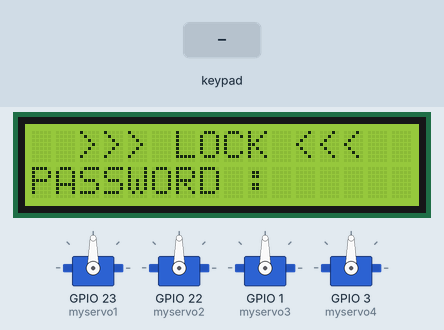
Recording of a sketch running on a simulated ESP32. Parts: 16×2 character LCD, 4 × servo. Inputs (shaded band) come from the test bench. What the sketch prints to the serial monitor is not drawn.

Above: at 1.2 s.
1.3 s: keypad keys 1 2 3 A pressed 0.4 s apart
At 2.9 s:
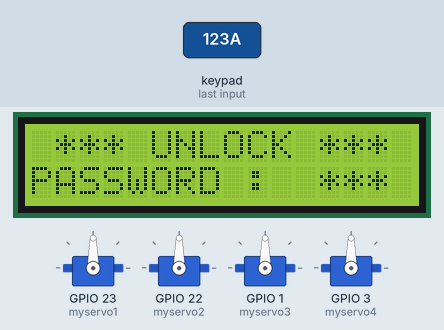
4.5 s: key 'A' pressed
At 5.3 s:
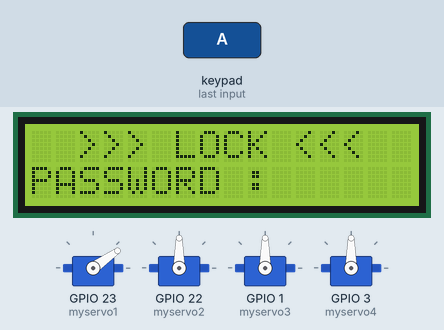
6.0 s: key 'B' pressed
At 6.4 s:
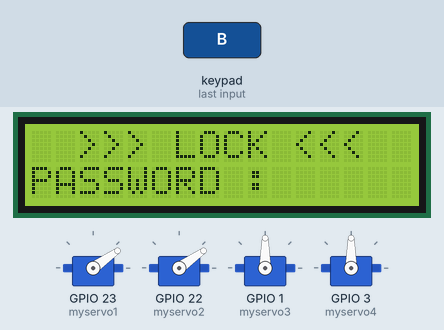
7.5 s: keypad keys 1 2 3 A # pressed 0.4 s apart
At 7.73 s:
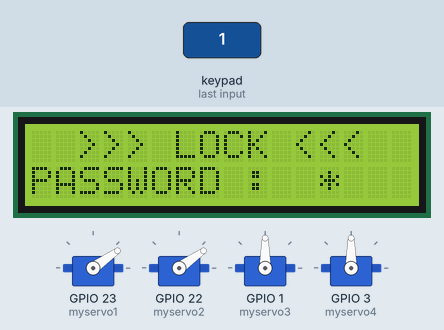
11.0 s: key 'C' pressed
At 12.0 s:
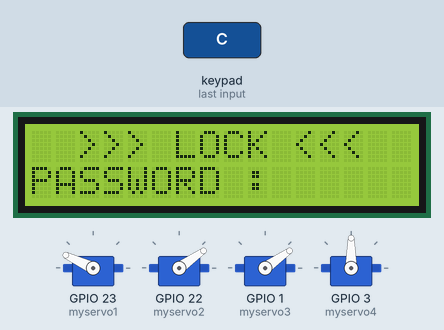
12.5 s: keypad keys 1 2 3 A D pressed 0.4 s apart
At 13.14 s:
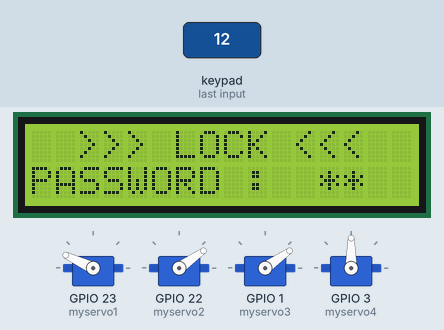
Timing chart, 0 to 15.8 s (numbered marks = the images above; inputs shaded):
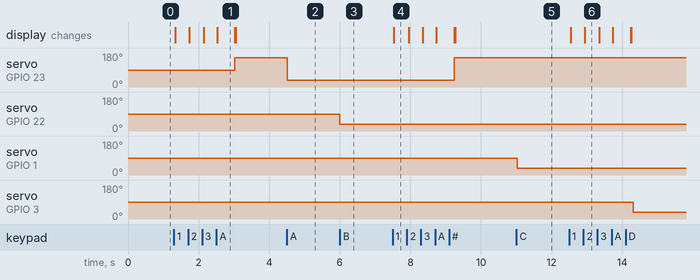

Measured:
- after the input at 1.3 s, servo on GPIO 23 (myservo1): 90° → 155° after 1.7 s; the display: first changes at once (image 1 shows a later state)
- after the input at 4.5 s, servo on GPIO 23 (myservo1): 155° → 35° at once
- after the input at 6.0 s, servo on GPIO 22 (myservo2): 90° → 35° at once
- after the input at 7.5 s, servo on GPIO 23 (myservo1): 35° → 155° after 1.7 s; the display: changes at once (image 4)
- after the input at 11.0 s, servo on GPIO 1 (myservo3): 90° → 35° at once
- after the input at 12.5 s, servo on GPIO 3 (myservo4): 90° → 35° after 1.8 s; the display: first changes at once (image 6 shows a later state)
- what the display in image 1 shows lasts 0.5 s, from 2.5 s to 3.0 s

The sketch:

keypad_2.ino
```cpp
#include <Keypad_I2C.h>
#include <Keypad.h>
#include <Wire.h>
#include <LiquidCrystal_I2C.h>
LiquidCrystal_I2C lcd(0x27, 16, 2);
#define I2CADDR 0x20
const byte ROWS = 4;
const byte COLS = 4;
char hexaKeys[ROWS][COLS] = {
  {'1', '4', '7', '*'},
  {'2', '5', '8', '0'},
  {'3', '6', '9', '#'},
  {'A', 'B', 'C', 'D'}
};
byte rowPins[ROWS] = {0, 1, 2, 3};
byte colPins[COLS] = {4, 5, 6, 7};
String password1 = "123A";
String password2 = "456B";
String password3 = "789C";
String password4 = "*0#D";
int D1 = 0;
int D2 = 0;
int D3 = 0;
int D4 = 0;
String A = "A";
String B = "B";
String C = "C";
String D = "D";
char key;
String keyinput = "";
byte keyindex = 0;
byte faildelay = 0;
Keypad_I2C keypad(makeKeymap(hexaKeys), rowPins, colPins, ROWS, COLS, I2CADDR);

#include <ESP32Servo.h>   //servo
Servo myservo1;
Servo myservo2;
Servo myservo3;
Servo myservo4;
//int pos = 0;

void door1(int D1) {
  if (D1 == 1 ){    Serial.println("Door 1 Open"); myservo1.write(155);         }
  if (D1 == 0) {    Serial.println("Door 1 Close"); myservo1.write(35);         }
  }
void door2(int D2) {
  if (D2 == 1 ){    Serial.println("Door 2 Open");  myservo2.write(155);        }
  if (D2 == 0) {    Serial.println("Door 2 Close");  myservo2.write(35);        }
}
void door3(int D3) {
  if (D3 == 1 ){    Serial.println("Door 3 Open"); myservo3.write(155);         }
  if (D3 == 0) {    Serial.println("Door 3 Close"); myservo3.write(35);         }
}
void door4(int D4) {
  if (D4 == 1 ){    Serial.println("Door 4 Open"); myservo4.write(155);         }
  if (D4 == 0) {    Serial.println("Door 4 Close"); myservo4.write(35);         }
}

void setup() {
  Serial.begin(115200);
  Wire.begin();
  keypad.begin();
  lcd.begin();
  lcd.display();
  lcd.backlight();
  lcd.clear();
  myservo1.attach(23);   //servo
  myservo2.attach(22);
  myservo3.attach(1);
  myservo4.attach(3);
}


void loop() {

  unsigned long time = millis();
  if (millis() - time > 30000)
  {
  lcd.noBacklight();
  lcd.noDisplay();
  }
  lcd.setCursor(2, 0);
  lcd.print(">>> LOCK <<<");
  lcd.setCursor(0, 1);
  lcd.print("PASSWORD : ");
  for (int d = 0; d < 4; d++) {
    if (d >= keyindex) {break;}
    lcd.setCursor(d + 12, 1);
    lcd.print("*");
  }

  key = keypad.getKey();
  if (key != NO_KEY) {                  //1.ถ้ามีการกดเกิดขึ้น
    time = millis();
    lcd.backlight();
    lcd.display();
    keyinput += key;
    keyindex++;
    Serial.println(keyinput);

    if ( keyindex <= 1 ) {               //2.กดABCD เพื่อปิดประตู
            if (keyinput == A) {      D1 = 0;     door1(D1);     keyinput = "";keyindex = 0;   }
            if (keyinput == B) {      D2 = 0;     door2(D2);     keyinput = "";keyindex = 0;   }
            if (keyinput == C) {      D3 = 0;     door3(D3);     keyinput = "";keyindex = 0;   }
            if (keyinput == D) {      D4 = 0;     door4(D4);     keyinput = "";keyindex = 0;   }
            if (keyinput == "#") {    Serial.println("  Cancel");     keyinput = ""     ;keyindex = 0;   }
     }

    if ( keyindex >= 4 ) {               //3.ถ้ามีการกด 4 ครั้ง
        if (keyinput == password1) {
        lcd.setCursor(1, 0);
        lcd.print("*** UNLOCK ***");
        Serial.println("Unlock 1");
        keyinput = "";
        keyindex = 0;
        delay(500);
        lcd.clear();
        D1 = 1;
        door1(D1);
        }

      if (keyinput == password2) {
        lcd.setCursor(1, 0);
        lcd.print("*** UNLOCK ***");
        Serial.println("Unlock 2");
        keyinput = "";
        keyindex = 0;
        delay(500);
        lcd.clear();
        D2 = 1;
        door2(D2);
        }
      else if (keyinput == password3) {
        lcd.setCursor(1, 0);
        lcd.print("*** UNLOCK ***");
        Serial.println("Unlock 3");
        keyinput = "";
        keyindex = 0;
        delay(500);
        lcd.clear();
        D3 = 1;
        door3(D3);
        }
      else if (keyinput == password4) {
        lcd.setCursor(1, 0);
        lcd.print("*** UNLOCK ***");
        Serial.println("Unlock 4");
        keyinput = "";
        keyindex = 0;
        delay(500);
        lcd.clear();
        D4 = 1;
        door4(D4);
        }

      else {
        keyinput = "";
        keyindex = 0;
        lcd.clear();
        if (faildelay >= 10) {
          lcd.setCursor(1, 0);
          lcd.print("PASSWORD FAIL");
          lcd.setCursor(0, 1);
          lcd.print("TIME COUNT : ");
          Serial.println("Password fail");
          Serial.println("Fail delay " + String(faildelay) + " S");
          for (int i = faildelay; i >= 0; i--)
          {
            lcd.setCursor(13, 1);
            lcd.print("   ");
            lcd.setCursor(13, 1);
            lcd.print(i);
            Serial.println(i);
            delay(1000);
          }
          lcd.clear();
          time = millis();
          faildelay += 10;
          Serial.println("Delay End");
        }
        else{
        faildelay++;
        }
      }
    }
  }  //คีย์แพด


}
```
